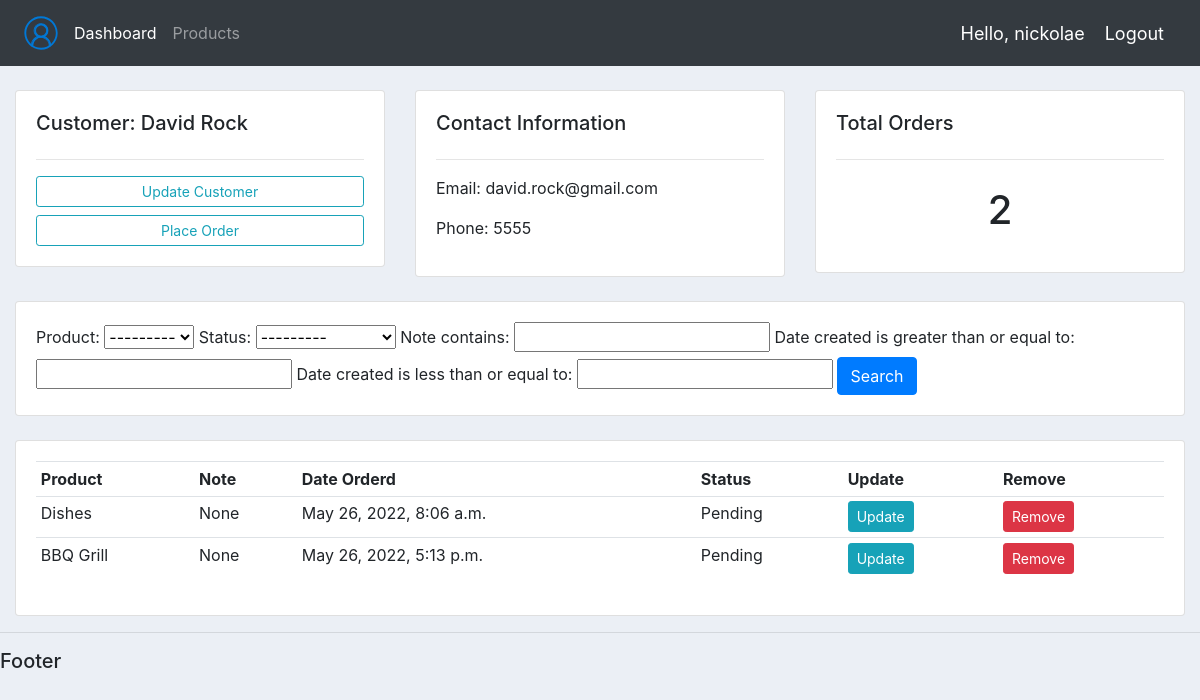
The app's page /customer/1/ (signed in) with its own data.
### accounts/models.py (models this page shows, shortened)
class Customer(models.Model):
    user = models.OneToOneField(User, null=True, blank=True, on_delete=models.CASCADE)
    name = models.CharField(max_length=200, null=True)
    phone = models.CharField(max_length=200, null=True)
    email = models.CharField(max_length=200, null=True)
    profile_pic = models.ImageField(default="default.jpg", null=True, blank=True)
    date_created = models.DateTimeField(auto_now_add=True, null=True)

class Order(models.Model):
    STATUS = (('Pending', 'Pending'), ('Out for delivery', 'Out for delivery'), ('Delivered', 'Delivered'))
    customer = models.ForeignKey(Customer, null=True, on_delete=models.SET_NULL)
    product = models.ForeignKey(Product, null=True, on_delete=models.SET_NULL)
    date_created = models.DateTimeField(auto_now_add=True, null=True)
    status = models.CharField(max_length=200, null=True, choices=STATUS)
    note = models.CharField(max_length=1000, null=True)

class Product(models.Model):
    CATEGORY = (('Indoor', 'Indoor'), ('Out Door', 'Out Door'))
    name = models.CharField(max_length=200, null=True)
    price = models.FloatField(null=True)
    category = models.CharField(max_length=200, null=True, choices=CATEGORY)
    description = models.CharField(max_length=200, null=True, blank=True)
    date_created = models.DateTimeField(auto_now_add=True, null=True)
    tags = models.ManyToManyField(Tag)
    def __str__(self):
        return self.name

### accounts/decorators.py (the view)
        def wrapper_func(request, *args, **kwargs):
            if request.user.groups.exists():
                group = request.user.groups.all()[0].name
                if group in allowed_roles:
                    return view_func(request, *args, **kwargs)
                else:
                    return HttpResponse("You are not authorised to view this page")

### accounts/templatetags/auth_extras.py (called while the page is built)
@register.filter(name='has_group')
def has_group(user, group_name):
    group = Group.objects.get(name=group_name)
    in_group = False
    if group in user.groups.all():
        in_group = True
    return in_group

### accounts/views.py (called while the page is built)
@login_required(login_url='login')
@allowed_users(allowed_roles=['admin'])
def customer(request, pk):
    customer_data = Customer.objects.get(id=pk)
    orders = customer_data.order_set.all()
    order_count = orders.count()
    my_filter = OrderFilter(request.GET, queryset=orders)
    orders = my_filter.qs
    context = {'customer': customer_data, 'orders': orders, 'order_count': order_count, 'my_filter': my_filter}
    return render(request, cust_path, context)

### accounts/templates/accounts/customer.html
{% extends 'accounts/main.html' %}
{% block content %}
<br>
<div class="row">
	<div class="col-md">
		<div class="card card-body">
			<h5>Customer: {{customer.name }}</h5>
			<hr>
			<a class="btn btn-outline-info  btn-sm btn-block" href="">Update Customer</a>
			<a class="btn btn-outline-info  btn-sm btn-block" href="{% url 'create_order' customer.id %}">Place Order</a>
		</div>
	</div>
	<div class="col-md">
		<div class="card card-body">
			<h5>Contact Information</h5>
			<hr>
			<p>Email: {{ customer.email }}</p>
			<p>Phone: {{ customer.phone }}</p>
		</div>
	</div>
	<div class="col-md">
		<div class="card card-body">
			<h5>Total Orders</h5>
			<hr>
			<h1 style="text-align: center;padding: 10px">{{order_count}}</h1>
		</div>
	</div>
</div>
<br>
<div class="row">
	<div class="col">
		<div class="card card-body">
			<form method="get">
				{{ my_filter.form }}
		    <button class="btn btn-primary" type="submit">Search</button>
		  </form>
		</div>
	</div>
</div>
<br>
<div class="row">
	<div class="col-md">
		<div class="card card-body">
			<table class="table table-sm">
				<tr>
					<th>Product</th>
					<th>Note</th>
					<th>Date Orderd</th>
					<th>Status</th>
					<th>Update</th>
					<th>Remove</th>
				</tr>
				{% for order in orders %}
				<tr>
					<td>{{order.product}}</td>
					<td>{{order.note}}</td>
					<td>{{order.date_created}}</td>
					<td>{{order.status}}</td>
					<td><a class="btn btn-sm btn-info" href="{% url 'update_order' order.id %}">Update</a></td>
					<td><a class="btn btn-sm btn-danger" href="{% url 'delete_order' order.id %}">Remove</a></td>
				{% endfor %}
				</tr>
			</table>
		</div>
	</div>
</div>
{% endblock %}

### accounts/templates/accounts/navbar.html (shortened to what this page needs)
{% load static %}
{% load auth_extras %}
<nav class="navbar navbar-expand-lg navbar-dark bg-dark">
  <img src="{% static 'images/logo.svg' %}">
  <div class="collapse navbar-collapse" id="navbarNav">
    <ul class="navbar-nav">
      {% if request.user|has_group:"admin" %}
      <li class="nav-item active">
        <a class="nav-link" href="{% url 'home' %}">Dashboard</a>
      </li>
      <li class="nav-item">
        <a class="nav-link" href="{% url 'products' %}">Products</a>
      </li>
      {% else %}
      <li>
        <a class="nav-link" href="{% url 'account' %}">Settings</a>
      </li>
      {% endif %}
    </ul>
  </div>
  <span class="hello-msg">Hello, {{request.user}}</span>
  <span ><a class="hello-msg" href="{% url 'logout' %}">Logout</a> </span>
</nav>

### static/css/main.css (style rules this page uses)
body { background-color: #ebeff5; }

### accounts/templates/accounts/navbar.html (style rules this page uses)
.hello-msg { font-size: 18px; color: #fff; margin-right: 20px; }

### records on screen
Customer: name "David Rock", email "david.rock@gmail.com", phone "5555"
Order: product "Dishes", note "None", date_created "May 26, 2022, 8:06 a.m.", status "Pending"
Order: product "BBQ Grill", note "None", date_created "May 26, 2022, 5:13 p.m.", status "Pending"

### other values on screen
{{ request.user }} "nickolae"
{{ order_count }} "2"
